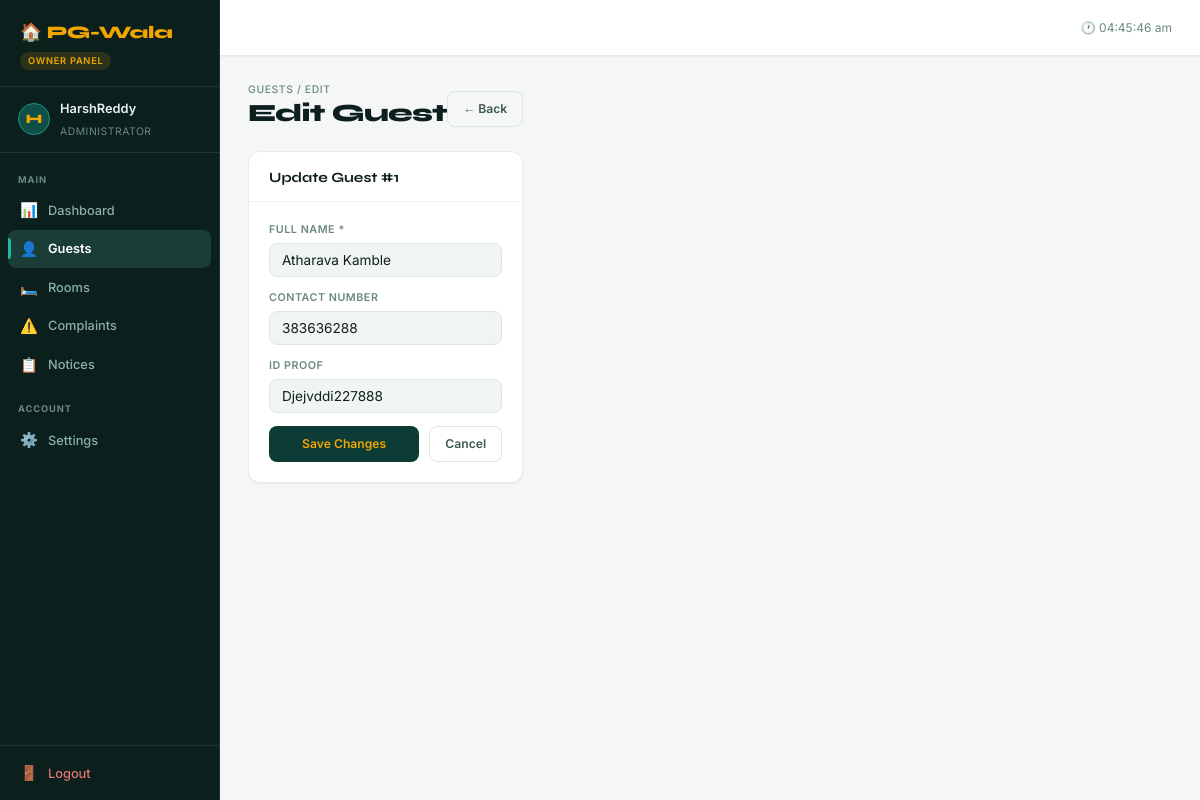
The page /owner/guests/edit/1 (signed in) on the database its author committed.
### models.py (models this page shows, shortened)
class Owner(UserMixin, db.Model):
    __tablename__ = 'owners'
    id       = db.Column(db.Integer, primary_key=True)
    username = db.Column(db.String(50), unique=True, nullable=False)
    password_hash = db.Column(db.String(200), nullable=False)

class Guest(db.Model):
    __tablename__ = 'guests'
    guest_id     = db.Column(db.Integer, primary_key=True)
    name         = db.Column(db.String(100), nullable=False)
    contact_info = db.Column(db.String(20))
    id_proof     = db.Column(db.String(100))
    bed_id       = db.Column(db.Integer, db.ForeignKey('beds.bed_id'), nullable=True)
    joined_on    = db.Column(db.DateTime, default=datetime.utcnow)
    is_active    = db.Column(db.Boolean, default=True)
    checkout_requested = db.Column(db.Boolean, default=False)
    complaints   = db.relationship('Complaint', backref='guest', lazy=True)

### routes/owner.py (the view, shortened to what this page needs)
@owner_bp.route('/guests/edit/<int:gid>', methods=['GET', 'POST'])
@owner_required
def edit_guest(gid):
    g = Guest.query.get_or_404(gid)
    return render_template('owner/edit_guest.html', guest=g)

### app.py (called while the page is built)
@login_manager.user_loader
def load_user(user_id):
    if user_id.startswith('owner-'):
        return Owner.query.get(int(user_id.split('-')[1]))
    elif user_id.startswith('guest-'):
        return Guest.query.get(int(user_id.split('-')[1]))
    return None

### routes/owner.py (called while the page is built)
def owner_required(f):
    @wraps(f)
    @login_required
    def decorated(*args, **kwargs):
        if not isinstance(current_user, Owner):
            flash('Owner access only.', 'error')
            return redirect(url_for('auth.login'))
        return f(*args, **kwargs)
    return decorated

### templates/owner/edit_guest.html (shortened to what this page needs)
{% extends "owner/base_owner.html" %}
{% block content %}
<div class="page-header">
  <div class="page-title"><small>Guests / Edit</small>Edit Guest</div>
  <a href="{{ url_for('owner.guests') }}" class="btn btn-ghost">← Back</a>
</div>
<div style="max-width:460px;">
  <div class="card">
    <div class="card-header"><span class="card-title">Update Guest #{{ guest.guest_id }}</span></div>
    <div class="card-body">
      <form method="POST">
        <div class="form-group">
          <label>Full Name *</label>
          <input type="text" name="name" value="{{ guest.name }}" required>
        </div>
        <div class="form-group">
          <label>Contact Number</label>
          <input type="text" name="contact" value="{{ guest.contact_info or '' }}">
        </div>
        <div class="form-group">
          <label>ID Proof</label>
          <input type="text" name="id_proof" value="{{ guest.id_proof or '' }}">
        </div>
        <div style="display:flex; gap:10px; margin-top:6px;">
          <button type="submit" class="btn btn-primary" style="flex:1;">Save Changes</button>
          <a href="{{ url_for('owner.guests') }}" class="btn btn-ghost">Cancel</a>
        </div>
      </form>
    </div>
  </div>
</div>
{% endblock %}

### templates/owner/base_owner.html (shortened to what this page needs)
<!DOCTYPE html>
<html lang="en">
<head>
  <link rel="stylesheet" href="{{ url_for('static', filename='css/style.css') }}">
</head>
<body>
<div class="app-shell">
  <aside class="sidebar">
    <div class="sidebar-logo">
      <div class="sidebar-logo-text">🏠 PG-Wala</div>
      <span class="sidebar-role-badge owner">Owner Panel</span>
    </div>
    <div class="sidebar-user">
      <div class="sidebar-avatar">{{ current_user.username[0].upper() }}</div>
      <div class="sidebar-user-info">
        <strong>{{ current_user.username }}</strong>
        <span>Administrator</span>
      </div>
    </div>
    <nav class="sidebar-nav">
      <div class="sidebar-label">Main</div>
      <a href="{{ url_for('owner.dashboard') }}"
         class="sidebar-link {{ 'active' if request.endpoint == 'owner.dashboard' }}">
        <span class="sidebar-icon">📊</span> Dashboard
      </a>
      <a href="{{ url_for('owner.guests') }}"
         class="sidebar-link {{ 'active' if request.endpoint in ['owner.guests','owner.edit_guest'] }}">
        <span class="sidebar-icon">👤</span> Guests
      </a>
      <a href="{{ url_for('owner.rooms') }}"
         class="sidebar-link {{ 'active' if request.endpoint == 'owner.rooms' }}">
        <span class="sidebar-icon">🛏️</span> Rooms
      </a>
      <a href="{{ url_for('owner.complaints') }}"
         class="sidebar-link {{ 'active' if request.endpoint == 'owner.complaints' }}">
        <span class="sidebar-icon">⚠️</span> Complaints
      </a>
      <a href="{{ url_for('owner.notices') }}"
         class="sidebar-link {{ 'active' if request.endpoint == 'owner.notices' }}">
        <span class="sidebar-icon">📋</span> Notices
      </a>
      <div class="sidebar-label" style="margin-top:8px;">Account</div>
      <a href="{{ url_for('owner.settings') }}"
         class="sidebar-link {{ 'active' if request.endpoint == 'owner.settings' }}">
        <span class="sidebar-icon">⚙️</span> Settings
      </a>
    </nav>
    <div class="sidebar-bottom">
      <a href="{{ url_for('auth.logout') }}" class="sidebar-link" style="color:#e57373;">
        <span class="sidebar-icon">🚪</span> Logout
      </a>
    </div>
  </aside>
  <header class="topbar">
    <div class="topbar-actions">
      <span style="font-size:.75rem; color:var(--text-muted);">
        🕐 <span id="live-time"></span>
      </span>
    </div>
  </header>
  <main class="main-content">
    <div class="page">
      {% block content %}{% endblock %}
    </div>
  </main>
</div>
</body>
</html>

### rows shown on the page
Owner: username "H", username "HarshReddy"
Guest: guest_id "1", name "Atharava Kamble", contact "383636288", id_proof "Djejvddi227888"
